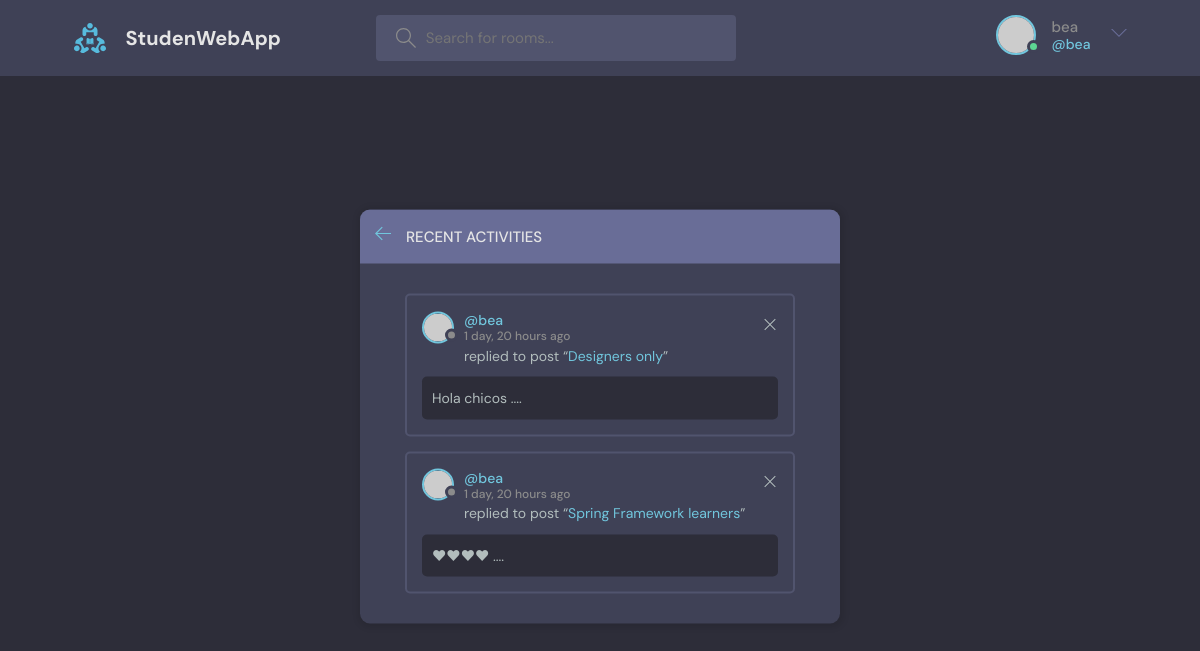
The page /activity/ (signed in) on the database its author committed.
### base/models.py (models this page shows, shortened)
class Message(models.Model):
    user = models.ForeignKey(User, on_delete=models.CASCADE)
    room = models.ForeignKey( Room, on_delete=models.CASCADE)
    body = models.TextField()
    updated = models.DateTimeField(auto_now=True)
    created = models.DateTimeField(auto_now_add=True)
    class Meta:
        ordering = ['-updated','-created']
    def __str__(self) -> str:
        return self.body[0:50]

class Room(models.Model):
    host = models.ForeignKey(User, on_delete=models.SET_NULL, null=True)
    topic = models.ForeignKey(Topic, on_delete=models.SET_NULL, null=True)
    name = models.CharField(max_length=200)
    description = models.TextField(null=True, blank=True)
    participants = models.ManyToManyField(User, related_name="participants", blank=True)
    updated = models.DateTimeField(auto_now=True)
    created = models.DateTimeField(auto_now_add=True)
    class Meta:
        ordering = ['-updated','-created']

### base/views.py (the view)
# urls.py: path('activity/', views.activity, name='activity'),
def activity (request):
    room_messages = Message.objects.all()[0:2]#! Fix bug of scrolling in all sms
    return render(request, 'base/activity.html', {'room_messages':room_messages})

### base/templates/base/activity.html
{% extends 'layout.html' %}
{% block mainBlock %}
  <main class="layout">
    <div class="container">
      <div class="layout__box">
        <div class="layout__boxHeader">
          <div class="layout__boxTitle">
            <a href="{% url 'home' %}">
              <svg version="1.1" xmlns="http://www.w3.org/2000/svg" width="32" height="32" viewBox="0 0 32 32">
                <title>arrow-left</title>
                <path
                  d="M13.723 2.286l-13.723 13.714 13.719 13.714 1.616-1.611-10.96-10.96h27.625v-2.286h-27.625l10.965-10.965-1.616-1.607z"
                ></path>
              </svg>
            </a>
            <h3>Recent Activities</h3>
          </div>
        </div>
        <div class="activities-page layout__body">
          {% for sms in room_messages %}
            <div class="activities__box">
              <div class="activities__boxHeader roomListRoom__header">
                <a href="{% url 'user-profile' sms.user.id %}" class="roomListRoom__author">
                  <div class="avatar avatar--small">
                    <img src="https://randomuser.me/api/portraits/women/11.jpg" />
                  </div>
                  <p>
                    @{{ sms.user }}
                    <span>{{ sms.created|timesince }} ago</span>
                  </p>
                </a>
                <div class="roomListRoom__actions">
                  {% if sms.user == request.user %}
                  <a href="{% url 'delete-message' sms.id %}">
                    <svg version="1.1" xmlns="http://www.w3.org/2000/svg" width="32" height="32" viewBox="0 0 32 32">
                      <title>remove</title>
                      <path
                        d="M27.314 6.019l-1.333-1.333-9.98 9.981-9.981-9.981-1.333 1.333 9.981 9.981-9.981 9.98 1.333 1.333 9.981-9.98 9.98 9.98 1.333-1.333-9.98-9.98 9.98-9.981z"
                      ></path>
                    </svg>
                  </a>
                  {% endif %}
                </div>
              </div>
              <div class="activities__boxContent">
                <p>replied to post “<a href="{% url 'room' sms.room.id %}">{{ sms.room.name }}</a>”</p>
                <div class="activities__boxRoomContent">
                  {{ sms }} ....
                </div>
              </div>
            </div>
          {% endfor %}
        </div>
      </div>
    </div>
  </main>
{% endblock mainBlock %}

### templates/navbar.html (shortened to what this page needs)
{% load static %}
<header class="header header--loggedIn">
    <div class="container">
      <a href="{% url 'home' %}" class="header__logo">
        <img src="{% static 'images/logo.svg' %}" />
        <h1>StudenWebApp</h1>
      </a>
      <form class="header__search" action="{% url 'home' %}" method="get">
        <label>
          <input type="text" name="q" placeholder="Search for rooms..." />
        </label>
      </form>
      <nav class="header__menu">
    {% if request.user.is_authenticated %}
        <div class="header__user">
          <a href="{% url 'user-profile' request.user.id %}">
            <div class="avatar avatar--medium active">
              <img src="https://randomuser.me/api/portraits/men/37.jpg" />
            </div>
            <p>{{ request.user.username }} <span>@{{ request.user.username }}</span></p>
          </a>
          <button class="dropdown-button">
            <svg version="1.1" xmlns="http://www.w3.org/2000/svg" width="32" height="32" viewBox="0 0 32 32">
              <title>chevron-down</title>
              <path d="M16 21l-13-13h-3l16 16 16-16h-3l-13 13z"></path>
            </svg>
          </button>
        </div>
     {% else %}
        <a href="{% url 'login' %}">
          <img src="{% static 'images/avatar.svg' %}" />
          <p>Login</p>
        </a>
    {% endif %}
      </nav>
    </div>
  </header>

### rows shown on the page
Message: user "bea", created "1 day, 20 hours", room.name "Designers only", body "Hola chicos"
Message: user "bea", created "1 day, 20 hours", room.name "Spring Framework learners", body "❤❤❤❤"

### other values the page prints
{{ request.user.username }} "bea"
